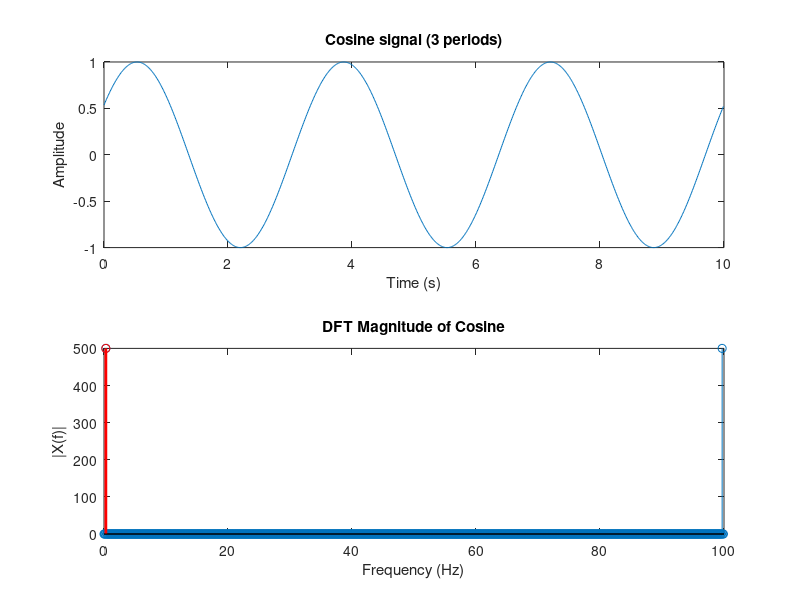
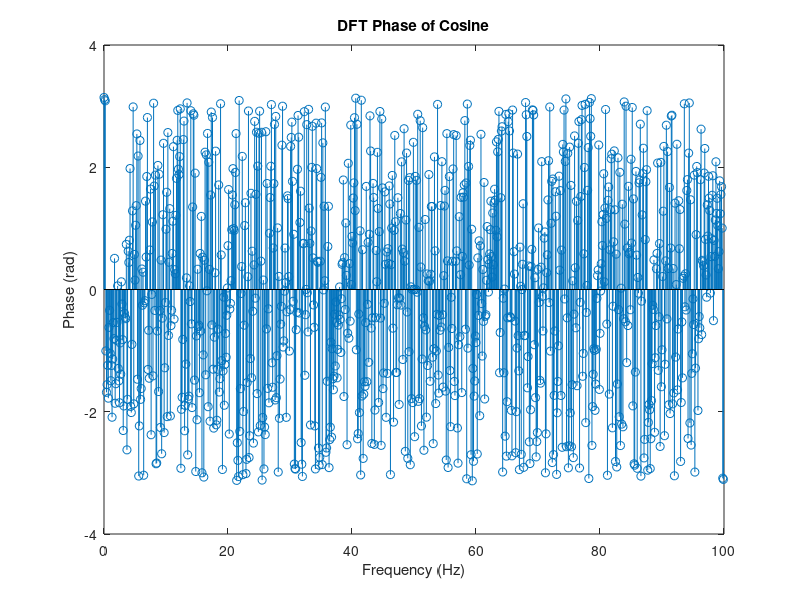

The MATLAB script that drew these images, in order:
% Task 1.2.2 - Check Perfect Reconstruction and Leakage
% When you fit exactly an integer number of periods into the sampled signal (the time window), the DFT will show energy at exactly one frequency bin (and its symmetric pair), no "leakage" into neighboring bins. This is called perfect reconstruction in the frequency domain.
% If the cosine’s period does not fit perfectly in the signal window, the DFT will "smear" the energy across multiple bins, this is leakage. It makes spectral analysis much harder because you can’t easily identify the signal’s true frequency.
% What to Check in the Plot?
% If perfect reconstruction happens: the DFT should show two very sharp peaks (at positive and negative frequencies).
% If leakage happens: the DFT would show spread energy into neighboring bins, forming a "side lobe".

% Parameters
N = 1000;            % Total samples
fs = 100;             % Sampling frequency (Hz)
Ts = 1/fs;            % Sampling time (seconds)
T = N * Ts;           % Total duration (seconds)

% Frequency and Phase
num_periods = 3;                    % 3 periods in the whole signal
f_cos = num_periods / T;            % Frequency of the cosine(multiple with 10.34 to see leakage)
phi = 2*pi*rand();                   % Random phase in [0, 2π]

% Time vector
t = (0:N-1) * Ts;

% Generate cosine signal
x = cos(2*pi*f_cos*t + phi);

% Compute DFT
X = fft(x);

% Frequency axis in Hz (for plotting)
f = (0:N-1) * (fs/N);

% Plot time domain signal
figure;
subplot(2,1,1);
plot(t, x);
xlabel('Time (s)');
ylabel('Amplitude');
title('Cosine signal (3 periods)');

% Plot DFT (magnitude and phase)
subplot(2,1,2);
stem(f, abs(X)); hold on;
xlabel('Frequency (Hz)');
ylabel('|X(f)|');
title('DFT Magnitude of Cosine');

% Highlight peak (cosine frequency)
[~, peak_bin] = max(abs(X(1:N/2)));  % Find main peak in the first half (positive frequencies)
stem(f(peak_bin), abs(X(peak_bin)), 'r', 'LineWidth', 2);

% Phase plot
figure;
stem(f, angle(X));
xlabel('Frequency (Hz)');
ylabel('Phase (rad)');
title('DFT Phase of Cosine');

disp(['Cosine frequency: ', num2str(f_cos), ' Hz']);
disp(['Detected peak at bin: ', num2str(peak_bin), ' corresponding to frequency: ', num2str(f(peak_bin)), ' Hz']);

% Check for leakage
disp('Checking for leakage...');

% Identify the peak and check the neighboring bins
main_bin = peak_bin;              % Main frequency bin (where the peak occurs)

% Look at neighboring bins
leakage_detected = false;
leakage_threshold = 1e-3 * max(abs(X)); % Very small allowed energy in neighboring bins

if main_bin > 1 && (abs(X(main_bin-1)) > leakage_threshold || abs(X(main_bin+1)) > leakage_threshold)
    leakage_detected = true;
end

% Output result
if leakage_detected % If you mess up the frequency slightly (try changing f_cos to something like 3.1 cycles in 1000 samples)
    disp('⚠️ Leakage detected! Energy spilled into neighboring bins.');
else
    disp('✅ Perfect reconstruction: no leakage detected.');
end